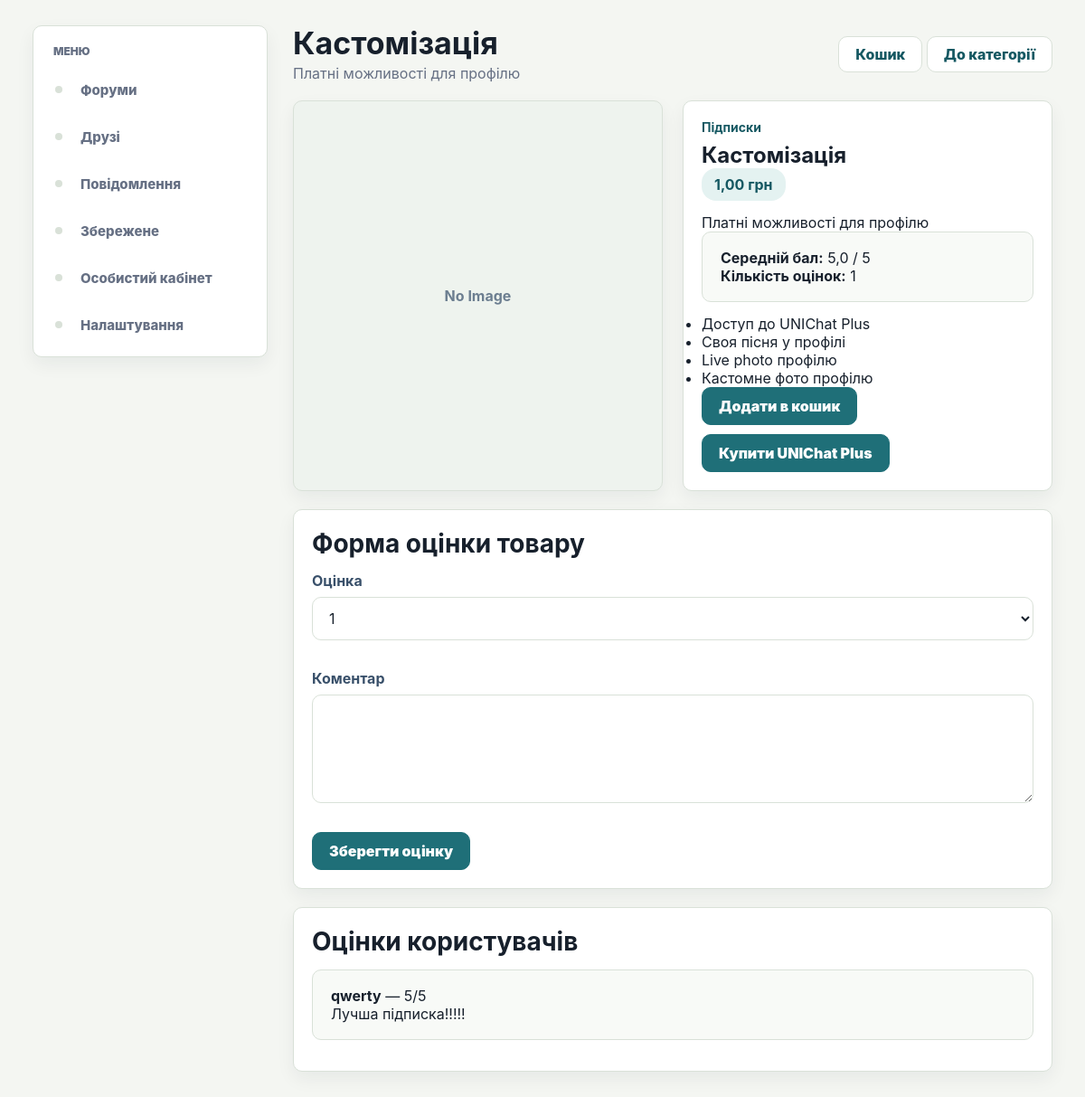
Page /store/product/1/ (signed in) on the committed database.
### myapp/models.py (models this page shows, shortened)
class Product(models.Model):
    category = models.ForeignKey(
        ProductCategory,
        on_delete=models.CASCADE,
        related_name="products",
        verbose_name="Категорія"
    )
    name = models.CharField(max_length=150, verbose_name="Назва")
    short_description = models.CharField(max_length=255, verbose_name="Короткий опис")
    description = models.TextField(verbose_name="Опис")
    image_url = models.URLField(blank=True, default="", verbose_name="Посилання на фото")
    price = models.DecimalField(max_digits=8, decimal_places=2, default=0, verbose_name="Ціна")
    unlocks_plus = models.BooleanField(default=False, verbose_name="Відкриває UNIChat Plus")
    created_at = models.DateTimeField(auto_now_add=True, verbose_name="Створено")
    updated_at = models.DateTimeField(auto_now=True, verbose_name="Оновлено")
    class Meta:
        verbose_name = "Товар"
        verbose_name_plural = "Товари"

class ProductCategory(models.Model):
    name = models.CharField(max_length=100, verbose_name="Назва")
    description = models.TextField(blank=True, default="", verbose_name="Опис")
    created_at = models.DateTimeField(auto_now_add=True, verbose_name="Створено")
    updated_at = models.DateTimeField(auto_now=True, verbose_name="Оновлено")
    class Meta:
        verbose_name = "Категорія товарів"
        verbose_name_plural = "Категорії товарів"

class ProductRating(models.Model):
    user = models.ForeignKey(User, on_delete=models.CASCADE, related_name="product_ratings")
    product = models.ForeignKey(Product, on_delete=models.CASCADE, related_name="ratings")
    score = models.PositiveSmallIntegerField(
        verbose_name="Оцінка",
        validators=[MinValueValidator(1), MaxValueValidator(5)]
    )
    comment = models.TextField(blank=True, default="", verbose_name="Коментар")
    created_at = models.DateTimeField(auto_now_add=True, verbose_name="Створено")
    updated_at = models.DateTimeField(auto_now=True, verbose_name="Оновлено")
    class Meta:
        verbose_name = "Оцінка товару"
        verbose_name_plural = "Оцінки товарів"
        unique_together = ("user", "product")

### myapp/views.py (the view)
# urls.py: path("store/product/<int:product_id>/", views.product_detail, name="product_detail"),
def product_detail(request, product_id):
    context = get_base_context(request)
    product = get_object_or_404(Product.objects.select_related("category"), id=product_id)
    ratings = (
        ProductRating.objects.filter(product=product)
        .select_related("user")
        .order_by("-updated_at")
    )
    average_score = ratings.aggregate(avg=Avg("score"))["avg"]
    user_rating = None
    if request.user.is_authenticated:
        user_rating = ProductRating.objects.filter(
            user=request.user,
            product=product,
        ).first()
    context.update(
        {
            "title": product.name,
            "selected_category_id": None,
            "product": product,
            "average_score": average_score,
            "ratings": ratings,
            "ratings_count": ratings.count(),
            "user_rating": user_rating,
            "rating_form": ProductRatingForm(instance=user_rating)
            if user_rating
            else ProductRatingForm(),
        }
    )
    return render(request, "myapp/product_detail.html", context)

### myapp/forms.py
class ProductRatingForm(forms.ModelForm):
    class Meta:
        model = ProductRating
        fields = ["score", "comment"]
        widgets = {
            "score": forms.Select(choices=[(1, "1"), (2, "2"), (3, "3"), (4, "4"), (5, "5")]),
            "comment": forms.Textarea(attrs={"rows": 4}),
        }

### myapp/i18n.py (called while the page is built)
def normalize_language(language):
    if language in SUPPORTED_LANGUAGES:
        return language
    return DEFAULT_LANGUAGE

def get_ui_text(language):
    return UI_TEXTS[normalize_language(language)]

### myapp/templates/myapp/product_detail.html (shortened to what this page needs)
{% extends 'myapp/base.html' %}
{% block content %}
<div class="forum-page-header">
    <div>
        <h1>{{ product.name }}</h1>
        <p class="page-description">{{ product.short_description }}</p>
    </div>
    <div class="header-actions">
        <a href="{% url 'cart_view' %}" class="back-btn">Кошик</a>
        <a href="{% url 'product_category_detail' product.category.id %}" class="back-btn">До категорії</a>
    </div>
</div>
<section class="product-detail-grid">
    <div class="product-detail-media">
        {% if product.image_url %}
            <img src="{{ product.image_url }}" alt="{{ product.name }}" class="product-detail-image">
        {% else %}
            <div class="product-no-image large">No Image</div>
        {% endif %}
    </div>
    <div class="product-detail-info">
        <div class="topic-meta-top">
            <span class="topic-category">{{ product.category.name }}</span>
        </div>
        <h2>{{ product.name }}</h2>
        <div class="price-badge big">{{ product.price }} грн</div>
        <p class="product-detail-text">{{ product.description }}</p>
        <div class="rating-summary-box">
            <p><strong>Середній бал:</strong>
                {% if average_score %}
                    {{ average_score|floatformat:1 }} / 5
                {% else %}
                    Ще немає оцінок
                {% endif %}
            </p>
            <p><strong>Кількість оцінок:</strong> {{ ratings_count }}</p>
        </div>
        {% if product.unlocks_plus %}
            <ul class="feature-list">
                <li>Доступ до UNIChat Plus</li>
                <li>Своя пісня у профілі</li>
                <li>Live photo профілю</li>
                <li>Кастомне фото профілю</li>
            </ul>
        {% endif %}
        <div class="product-actions">
            {% if user.is_authenticated %}
                <form method="post" action="{% url 'add_to_cart' product.id %}">
                    <button type="submit" class="add-topic-btn">Додати в кошик</button>
                </form>
                <form method="post" action="{% url 'buy_product' product.id %}">
                    {% if product.unlocks_plus %}
                        <button type="submit" class="add-topic-btn">Купити UNIChat Plus</button>
                    {% else %}
                        <button type="submit" class="add-topic-btn">Купити</button>
                    {% endif %}
                </form>
            {% else %}
                <a href="{% url 'register' %}" class="add-topic-btn">Register</a>
            {% endif %}
        </div>
    </div>
</section>
<section class="reply-box">
    <h2>Форма оцінки товару</h2>
    {% if user.is_authenticated %}
        <form method="post" action="{% url 'rate_product' product.id %}" class="forum-form">
            <div class="form-group">
                <label for="{{ rating_form.score.id_for_label }}">Оцінка</label>
                {{ rating_form.score }}
            </div>
            <div class="form-group">
                <label for="{{ rating_form.comment.id_for_label }}">Коментар</label>
                {{ rating_form.comment }}
            </div>
            <button type="submit" class="add-topic-btn">Зберегти оцінку</button>
        </form>
    {% else %}
        <div class="empty-box">Щоб оцінити товар, потрібно зареєструватися.</div>
    {% endif %}
</section>
<section class="reply-box">
    <h2>Оцінки користувачів</h2>
    {% for rating in ratings %}
        <div class="comment-item">
            <p><strong>{{ rating.user.username }}</strong> — {{ rating.score }}/5</p>
            {% if rating.comment %}
                <p>{{ rating.comment }}</p>
            {% endif %}
        </div>
    {% empty %}
        <div class="empty-box">Оцінок поки немає.</div>
    {% endfor %}
</section>
{% endblock %}

### rows in the picture
Product: name "Кастомізація", short_description "Платні можливості для профілю", category.name "Підписки", price "1,00", description "Платні можливості для профілю"
ProductRating: user.username "qwerty", score "5", comment "Лучша підписка!!!!!"

### other values in the picture
{{ ui.menu }} "МЕНЮ"
{{ ui.forums }} "Форуми"
{{ ui.friends }} "Друзі"
{{ ui.messages }} "Повідомлення"
{{ ui.saved }} "Збережене"
{{ ui.profile }} "Особистий кабінет"
{{ ui.settings }} "Налаштування"
{{ average_score|floatformat:1 }} "5,0"
{{ ratings_count }} "1"
